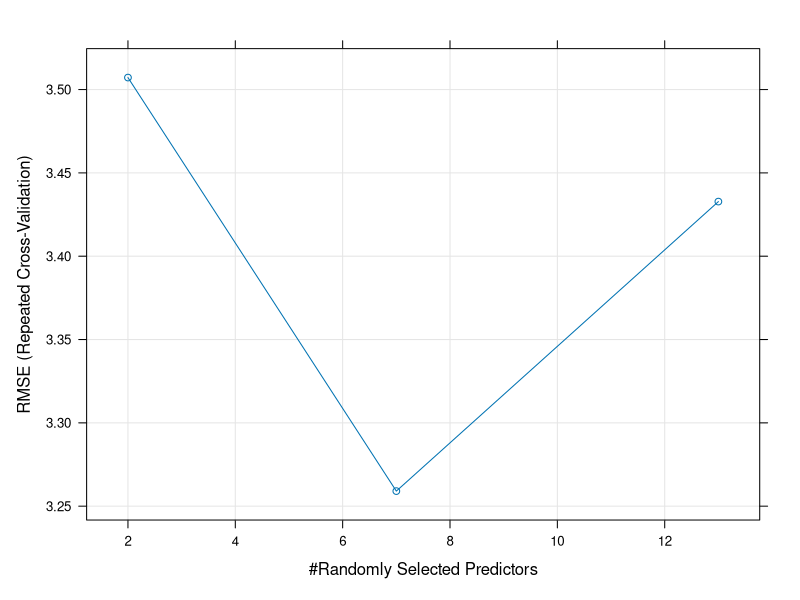
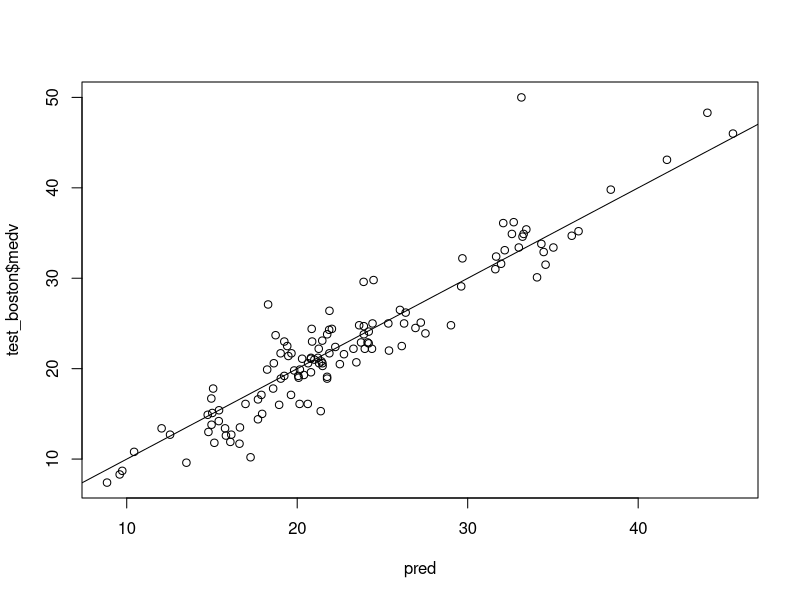
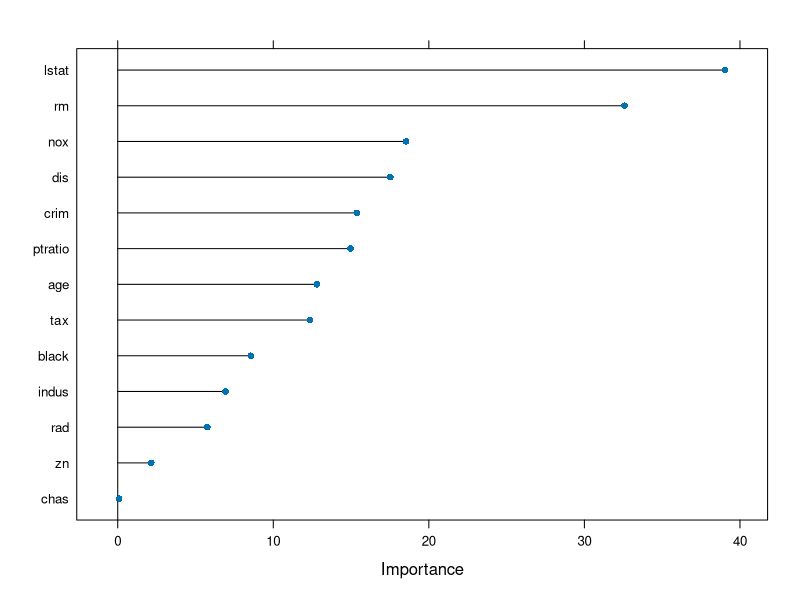

The R source for these figures, in order: (Note: this script raises an error after producing the figures.)
## ---- chunk 1
library(MASS)
?Boston
## ---- chunk 2
library(caret)
## ---- chunk 3
set.seed(1) 
train_index = createDataPartition(1:nrow(Boston), p=0.75, list = FALSE)
train_boston = Boston[train_index,]
test_boston = Boston[-train_index,]
## ---- chunk 4
myTrCtrl = trainControl(method = "repeatedcv", number = 10, repeats = 2)
## ---- chunk 5
set.seed(999)
rf_model = train(medv ~ ., data = train_boston, method = "rf", trControl = myTrCtrl, importance = TRUE)
rf_model
plot(rf_model)
## ---- chunk 6
pred = predict(rf_model, newdata = test_boston)
plot(pred, test_boston$medv)
abline(0,1)
sqrt(mean((pred - test_boston$medv)^2))
## ---- chunk 7
rf_imp = varImp(rf_model, scale = F)
## ---- chunk 8
plot(rf_imp)
## ---- chunk 9
set.seed(999)
gbm_model = train(medv~., data = train_boston, trControl = myTrCtrl, method = "gbm", verbose = F) 
gbm_model
## ---- chunk 10
plot(gbm_model)
## ---- chunk 11
gbmGrid <-  expand.grid(interaction.depth = c(1, 5,10), n.trees = c(50*(1:10)), shrinkage = 0.1, n.minobsinnode = 10)
## ---- chunk 12
summary(gbm_model, las = 1)
## ---- chunk 13
gbm_pred = predict(gbm_model, newdata = test_boston)
sqrt(mean(gbm_pred - test_boston$medv)^2)
## ---- chunk 14
resamps = resamples(list(RF = rf_model, 
               GBM = gbm_model))
resamps
summary(resamps)
bwplot(resamps)
